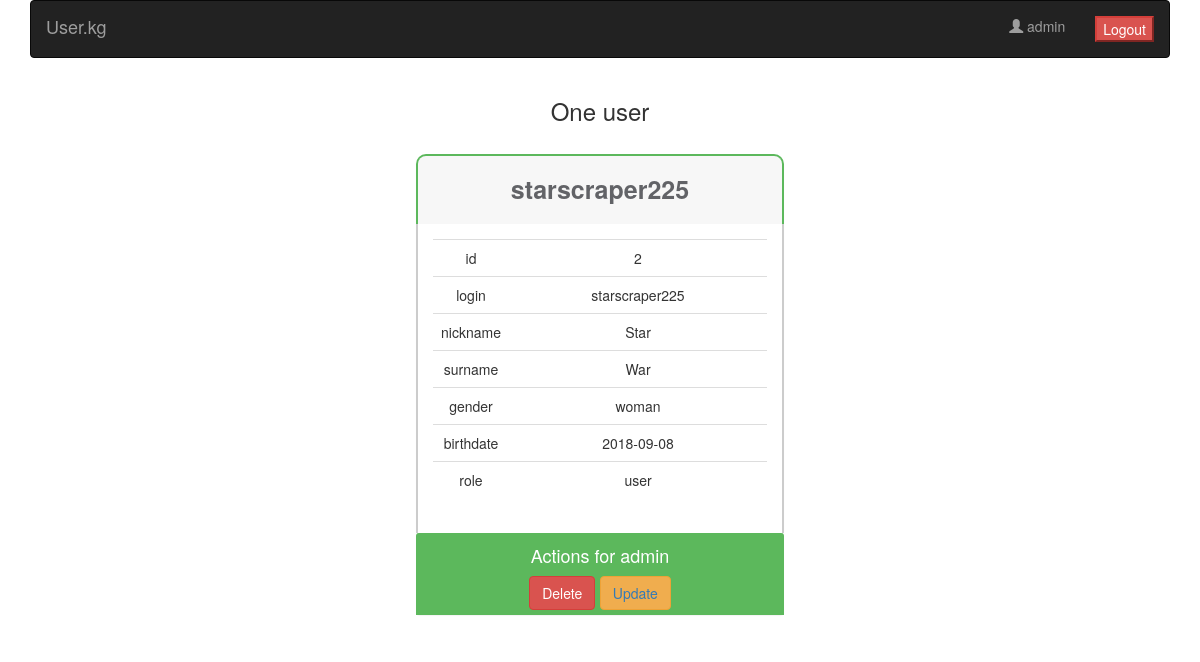
The app's page /one_user.php?id=2 (signed in) with its own data.
### tables this page shows
CREATE TABLE `users` (
  `id` int(11) NOT NULL,
  `login` varchar(255) NOT NULL,
  `password` varchar(255) NOT NULL,
  `nickname` varchar(255) NOT NULL,
  `surname` varchar(255) NOT NULL,
  `gender` varchar(255) NOT NULL,
  `birthdate` date NOT NULL,
  `role` varchar(255) NOT NULL
);

### config.php (called while the page is built)
<?php
include_once 'sql.php';
$server_name = 'localhost';
$user = 'root';
$password = '1234';
$db_name = 'user.kg';
$users_db = new Users($server_name, $user, $password, $db_name);

### sql.php (called while the page is built, shortened)
<?php
class Sql {
    private $_connection = null;
    private $_inner_join = null;
    private $_where = null;
    private $_order_by = null;
    private $_limit_offset = null;
    public function __construct($host, $user, $password, $db_name)
    {
        $this->_connection = mysqli_connect($host, $user, $password, $db_name);
        mysqli_set_charset($this->_connection, "utf8");
        return $this->_connection;
    }
    public function where($column_name, $column_value, $symbol="=") {
        $column_value = mysqli_real_escape_string($this->_connection, $column_value);
        if ($symbol == ">") {
            $this->_where = "WHERE $column_name > '$column_value'";
        } else if ($symbol == "<") {
            $this->_where = "WHERE $column_name < '$column_value'";
        } else if ($symbol == "!=") {
            $this->_where = "WHERE $column_name != '$column_value'";
        } else if ($symbol == "LIKE") {
            $this->_where = "WHERE $column_name LIKE '$column_value'";
        } else {
            $this->_where = "WHERE $column_name = '$column_value'";
        }
    }
    public function get($table_name, $select_rows = '*') {
        $result = mysqli_query($this->_connection,"SELECT $select_rows FROM $table_name $this->_inner_join $this->_where $this->_order_by $this->_limit_offset");
        $database_array = array();
        while ($row = mysqli_fetch_assoc($result)) {
            $database_array[] = $row;
        }
        return $database_array;
    }
}
class Users extends Sql {
    public function getOneUserById($id) {
        return $this->get('users');
    }
}

### one_user.php (the view, shortened to what this page needs)
<!DOCTYPE html>
<html>
<head>
    <link rel="stylesheet" href="https://maxcdn.bootstrapcdn.com/bootstrap/3.3.7/css/bootstrap.min.css">
    <link rel="stylesheet" type="text/css" href="css/one_user.css">
</head>
<body>
<div class="container">
    <nav class="navbar navbar-inverse">
        <div class="container-fluid">
            <div class="navbar-header">
                <a href="list.php" class="navbar-brand">User.kg</a>
            </div>
            <ul class="nav navbar-nav navbar-right">
                <li><a><span class="glyphicon glyphicon-user"></span>
                        <?php echo $_SESSION['role']; ?>
                    </a></li>
                <li><a>
                        <form action="processes.php" method="post">
                            <button type="submit" class="btn-danger">Logout</button>
                        </form>
                    </a>
                </li>
            </ul>
        </div>
    </nav>
    <div class="row text-center">
        <?php
        include 'config.php';
        $id = $_GET['id'];
        $one_user = $users_db->getOneUserById($id);
        if (count($one_user) == 0) :?>
            <h3 class='centered'>Sorry, but user with id <?php echo $id?> does not exist! :(</h3>
        <?php else :
        foreach ($one_user as $user) :?>
            <h3>One user</h3>
        <div class="col-md-12" style="margin-top: 20px;">
            <div class="pricing-table">
                <div class="panel panel-primary" style="border: none;">
                    <div class="controle-header panel-heading panel-heading-landing">
                        <h1 class="panel-title panel-title-landing">
                            <?php echo $user['login']?>
                        </h1>
                    </div>
                    <div class="panel-body panel-body-landing">
                        <table class="table">
                            <tr>
                                <td width="50px">id</td>
                                <td><?php echo $user['id'] ?></td>
                            </tr>
                            <tr>
                                <td width="50px">login</td>
                                <td><?php echo $user['login'] ?></td>
                            </tr>
                            <tr>
                                <td width="50px">nickname</td>
                                <td><?php echo $user['nickname'] ?></td>
                            </tr>
                            <tr>
                                <td width="50px">surname</td>
                                <td><?php echo $user['surname'] ?></td>
                            </tr>
                            <tr>
                                <td width="50px">gender</td>
                                <td><?php echo $user['gender'] ?></td>
                            </tr>
                            <tr>
                                <td width="50px">birthdate</td>
                                <td><?php echo $user['birthdate'] ?></td>
                            </tr>
                            <tr>
                                <td width="50px">role</td>
                                <td><?php echo $user['role'] ?></td>
                            </tr>
                        </table>
                    </div>
                    <?php if ($_SESSION['role'] == 'admin') {
                        echo "<div class='controle-panel-heading panel-heading panel-heading-landing-box'>
                            <h4>Actions for admin</h4>
                            <button onclick='deletePressUser(this)' class='btn btn-danger' data-id='" . $user['id'] . "' data-login='" . $user['login'] . "' data-toggle='modal' data-target='#deleteUser'>Delete</button>
                            <button class='btn btn-warning'>
                                <a href='update_user.php?id=" . $user['id'] . "'>Update</a>
                            </button>
                        </div>";
                    }
                    ?>
                </div>
            </div>
        </div>
        <?php endforeach;
        endif;
        ?>
    </div>
</div>
</body>
</html>

### css/one_user.css (style rules this page uses)
.pricing-table { max-width: 368px; margin: 0 auto; transition: all .3s ease; -o-transition: all .3s ease; -moz-transition: all .3s ease; -webkit-transition: all .3s ease; border-radius: 0px; }
.panel-heading-landing { background: #f7f7f7 !important; padding: 20px !important; border-top-left-radius: 10px !important; border-top-right-radius: 10px !important; border: solid 2px #5CB85C !important; border-bottom: none !important; }
.panel-heading-landing-box { background: #5CB85C !important; color: #fff !important; font-size: 16px !important; padding: 3px !important; border: solid 2px #5CB85C !important; border-top: none !important; }
.panel-title-landing { color: #626367 !important; font-size: 25px; font-weight: bold; }
.panel-body-landing { border: solid 2px #ccc !important; border-top: none !important; border-bottom: none !important; }

### records on screen
users: login "starscraper225", id "2", nickname "Star", surname "War", gender "woman", birthdate "2018-09-08", role "user"

### other values on screen
$_SESSION['role'] "admin"
